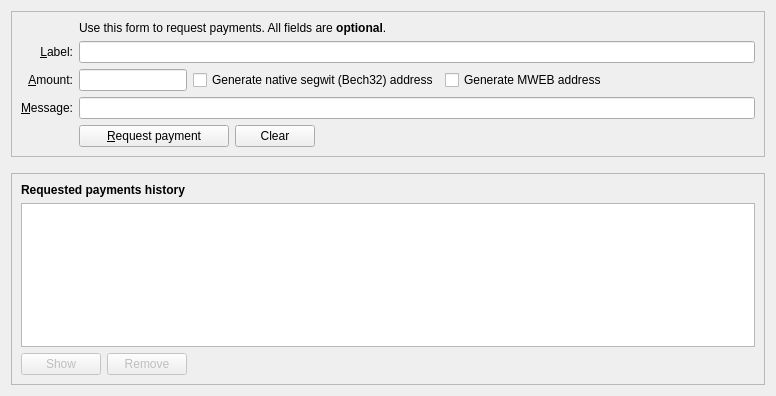
<?xml version="1.0" encoding="UTF-8"?>
<ui version="4.0">
 <class>ReceiveCoinsDialog</class>
 <widget class="QWidget" name="ReceiveCoinsDialog">
  <property name="geometry">
   <rect>
    <x>0</x>
    <y>0</y>
    <width>776</width>
    <height>396</height>
   </rect>
  </property>
  <layout class="QVBoxLayout" name="verticalLayout" stretch="0,0,1">
   <item>
    <widget class="QFrame" name="frame2">
     <property name="sizePolicy">
      <sizepolicy hsizetype="Preferred" vsizetype="Expanding">
       <horstretch>0</horstretch>
       <verstretch>0</verstretch>
      </sizepolicy>
     </property>
     <property name="frameShape">
      <enum>QFrame::StyledPanel</enum>
     </property>
     <property name="frameShadow">
      <enum>QFrame::Sunken</enum>
     </property>
     <layout class="QVBoxLayout" name="verticalLayout_3">
      <item>
       <layout class="QGridLayout" name="gridLayout">
        <item row="5" column="0">
         <widget class="QLabel" name="label">
          <property name="toolTip">
           <string>An optional amount to request. Leave this empty or zero to not request a specific amount.</string>
          </property>
          <property name="text">
           <string>&amp;Amount:</string>
          </property>
          <property name="alignment">
           <set>Qt::AlignRight|Qt::AlignTrailing|Qt::AlignVCenter</set>
          </property>
          <property name="buddy">
           <cstring>reqAmount</cstring>
          </property>
         </widget>
        </item>
        <item row="6" column="0">
         <widget class="QLabel" name="label_3">
          <property name="toolTip">
           <string>An optional message to attach to the payment request, which will be displayed when the request is opened. Note: The message will not be sent with the payment over the Litecoin network.</string>
          </property>
          <property name="text">
           <string>&amp;Message:</string>
          </property>
          <property name="alignment">
           <set>Qt::AlignRight|Qt::AlignTrailing|Qt::AlignVCenter</set>
          </property>
          <property name="buddy">
           <cstring>reqMessage</cstring>
          </property>
         </widget>
        </item>
        <item row="4" column="2">
         <widget class="QLineEdit" name="reqLabel">
          <property name="toolTip">
           <string>An optional label to associate with the new receiving address.</string>
          </property>
         </widget>
        </item>
        <item row="2" column="2">
         <widget class="QLabel" name="label_5">
          <property name="text">
           <string>Use this form to request payments. All fields are &lt;b&gt;optional&lt;/b&gt;.</string>
          </property>
         </widget>
        </item>
        <item row="4" column="0">
         <widget class="QLabel" name="label_2">
          <property name="toolTip">
           <string>An optional label to associate with the new receiving address.</string>
          </property>
          <property name="text">
           <string>&amp;Label:</string>
          </property>
          <property name="alignment">
           <set>Qt::AlignRight|Qt::AlignTrailing|Qt::AlignVCenter</set>
          </property>
          <property name="buddy">
           <cstring>reqLabel</cstring>
          </property>
         </widget>
        </item>
        <item row="6" column="2">
         <widget class="QLineEdit" name="reqMessage">
          <property name="toolTip">
           <string>An optional message to attach to the payment request, which will be displayed when the request is opened. Note: The message will not be sent with the payment over the Litecoin network.</string>
          </property>
         </widget>
        </item>
        <item row="7" column="2">
         <layout class="QHBoxLayout" name="horizontalLayout">
          <item>
           <widget class="QPushButton" name="receiveButton">
            <property name="minimumSize">
             <size>
              <width>150</width>
              <height>0</height>
             </size>
            </property>
            <property name="text">
             <string>&amp;Request payment</string>
            </property>
            <property name="icon">
             <iconset resource="../bitcoin.qrc">
              <normaloff>:/icons/receiving_addresses</normaloff>:/icons/receiving_addresses</iconset>
            </property>
           </widget>
          </item>
          <item>
           <widget class="QPushButton" name="clearButton">
            <property name="sizePolicy">
             <sizepolicy hsizetype="Minimum" vsizetype="Fixed">
              <horstretch>0</horstretch>
              <verstretch>0</verstretch>
             </sizepolicy>
            </property>
            <property name="toolTip">
             <string>Clear all fields of the form.</string>
            </property>
            <property name="text">
             <string>Clear</string>
            </property>
            <property name="icon">
             <iconset resource="../bitcoin.qrc">
              <normaloff>:/icons/remove</normaloff>:/icons/remove</iconset>
            </property>
            <property name="autoDefault">
             <bool>false</bool>
            </property>
           </widget>
          </item>
          <item>
           <spacer name="horizontalSpacer">
            <property name="orientation">
             <enum>Qt::Horizontal</enum>
            </property>
            <property name="sizeHint" stdset="0">
             <size>
              <width>40</width>
              <height>20</height>
             </size>
            </property>
           </spacer>
          </item>
         </layout>
        </item>
        <item row="7" column="0">
         <widget class="QLabel" name="label_7">
          <property name="text">
           <string/>
          </property>
         </widget>
        </item>
        <item row="5" column="2">
         <layout class="QHBoxLayout" name="horizontalLayout_6">
          <item>
           <widget class="BitcoinAmountField" name="reqAmount">
            <property name="sizePolicy">
             <sizepolicy hsizetype="Fixed" vsizetype="Fixed">
              <horstretch>0</horstretch>
              <verstretch>0</verstretch>
             </sizepolicy>
            </property>
            <property name="minimumSize">
             <size>
              <width>80</width>
              <height>0</height>
             </size>
            </property>
            <property name="maximumSize">
             <size>
              <width>1000</width>
              <height>100</height>
             </size>
            </property>
            <property name="toolTip">
             <string>An optional amount to request. Leave this empty or zero to not request a specific amount.</string>
            </property>
           </widget>
          </item>
          <item>
           <widget class="QCheckBox" name="useBech32">
            <property name="sizePolicy">
             <sizepolicy hsizetype="Fixed" vsizetype="Fixed">
              <horstretch>0</horstretch>
              <verstretch>0</verstretch>
             </sizepolicy>
            </property>
            <property name="maximumSize">
             <size>
              <width>1000</width>
              <height>16777215</height>
             </size>
            </property>
            <property name="focusPolicy">
             <enum>Qt::StrongFocus</enum>
            </property>
            <property name="toolTip">
             <string>Native segwit addresses (aka Bech32 or BIP-173) reduce your transaction fees later on and offer better protection against typos, but old wallets don't support them. When unchecked, an address compatible with older wallets will be created instead.</string>
            </property>
            <property name="text">
             <string>Generate native segwit (Bech32) address</string>
            </property>
           </widget>
          </item>
          <item>
           <widget class="QCheckBox" name="useMWEB">
            <property name="text">
             <string>Generate MWEB address</string>
            </property>
           </widget>
          </item>
          <item>
           <spacer name="horizontalSpacer_3">
            <property name="orientation">
             <enum>Qt::Horizontal</enum>
            </property>
            <property name="sizeHint" stdset="0">
             <size>
              <width>0</width>
              <height>0</height>
             </size>
            </property>
           </spacer>
          </item>
         </layout>
        </item>
       </layout>
      </item>
     </layout>
    </widget>
   </item>
   <item>
    <spacer name="verticalSpacer_2">
     <property name="orientation">
      <enum>Qt::Vertical</enum>
     </property>
     <property name="sizeHint" stdset="0">
      <size>
       <width>20</width>
       <height>10</height>
      </size>
     </property>
    </spacer>
   </item>
   <item>
    <widget class="QFrame" name="frame">
     <property name="sizePolicy">
      <sizepolicy hsizetype="Preferred" vsizetype="Expanding">
       <horstretch>0</horstretch>
       <verstretch>0</verstretch>
      </sizepolicy>
     </property>
     <property name="frameShape">
      <enum>QFrame::StyledPanel</enum>
     </property>
     <property name="frameShadow">
      <enum>QFrame::Raised</enum>
     </property>
     <layout class="QVBoxLayout" name="verticalLayout_2">
      <item>
       <widget class="QLabel" name="label_6">
        <property name="font">
         <font>
          <weight>75</weight>
          <bold>true</bold>
         </font>
        </property>
        <property name="text">
         <string>Requested payments history</string>
        </property>
       </widget>
      </item>
      <item>
       <widget class="QTableView" name="recentRequestsView">
        <property name="contextMenuPolicy">
         <enum>Qt::CustomContextMenu</enum>
        </property>
        <property name="tabKeyNavigation">
         <bool>false</bool>
        </property>
        <property name="sortingEnabled">
         <bool>true</bool>
        </property>
       </widget>
      </item>
      <item>
       <layout class="QHBoxLayout" name="horizontalLayout_2">
        <item>
         <widget class="QPushButton" name="showRequestButton">
          <property name="enabled">
           <bool>false</bool>
          </property>
          <property name="toolTip">
           <string>Show the selected request (does the same as double clicking an entry)</string>
          </property>
          <property name="text">
           <string>Show</string>
          </property>
          <property name="icon">
           <iconset resource="../bitcoin.qrc">
            <normaloff>:/icons/edit</normaloff>:/icons/edit</iconset>
          </property>
          <property name="autoDefault">
           <bool>false</bool>
          </property>
         </widget>
        </item>
        <item>
         <widget class="QPushButton" name="removeRequestButton">
          <property name="enabled">
           <bool>false</bool>
          </property>
          <property name="toolTip">
           <string>Remove the selected entries from the list</string>
          </property>
          <property name="text">
           <string>Remove</string>
          </property>
          <property name="icon">
           <iconset resource="../bitcoin.qrc">
            <normaloff>:/icons/remove</normaloff>:/icons/remove</iconset>
          </property>
          <property name="autoDefault">
           <bool>false</bool>
          </property>
         </widget>
        </item>
        <item>
         <spacer name="horizontalSpacer_2">
          <property name="orientation">
           <enum>Qt::Horizontal</enum>
          </property>
          <property name="sizeHint" stdset="0">
           <size>
            <width>40</width>
            <height>20</height>
           </size>
          </property>
         </spacer>
        </item>
       </layout>
      </item>
     </layout>
    </widget>
   </item>
  </layout>
 </widget>
 <customwidgets>
  <customwidget>
   <class>BitcoinAmountField</class>
   <extends>QLineEdit</extends>
   <header>qt/bitcoinamountfield.h</header>
   <container>1</container>
  </customwidget>
 </customwidgets>
 <tabstops>
  <tabstop>reqLabel</tabstop>
  <tabstop>reqAmount</tabstop>
  <tabstop>useBech32</tabstop>
  <tabstop>reqMessage</tabstop>
  <tabstop>receiveButton</tabstop>
  <tabstop>clearButton</tabstop>
  <tabstop>recentRequestsView</tabstop>
  <tabstop>showRequestButton</tabstop>
  <tabstop>removeRequestButton</tabstop>
 </tabstops>
 <resources>
  <include location="../bitcoin.qrc"/>
 </resources>
 <connections/>
</ui>
